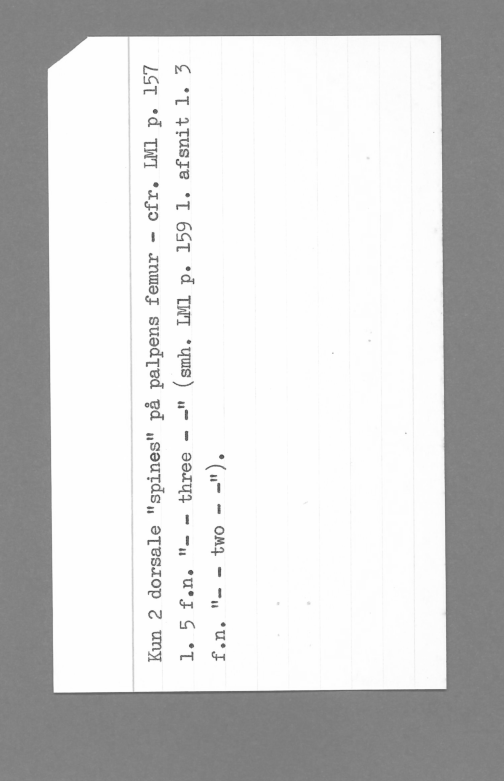
#> input picture week6/textlabel_gray_small.png, 504 x 781 px
$ python 2.py
#> lines starting #> are read from the running program, lines starting #| are printed output that depends on the picture
import numpy as np
import matplotlib.pyplot as plt
from skimage import io, filters, transform

image = io.imread("textlabel_gray_small.png", as_gray=True)
#> image is the input picture: shape (781, 504); min 72, max 255, mean 208.7

def harris_corner(image, sigma=1.5, alpha=0.04):

#> called with sigma = 1.5, alpha = 0.04
    Ix = filters.sobel_v(image)
    Iy = filters.sobel_h(image)


    Lxx = Ix**2
    Lyy = Iy**2
    Lxy = Ix * Iy
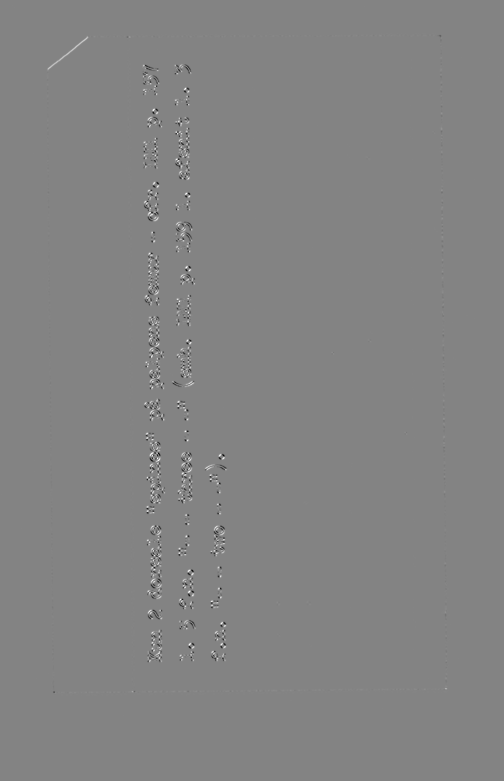
#> Lxy: shape (781, 504) float64; min -0.232, max 0.217, mean 3.15e-05; drawn with min black and max white


    Lxx = filters.gaussian(Lxx, sigma=sigma)
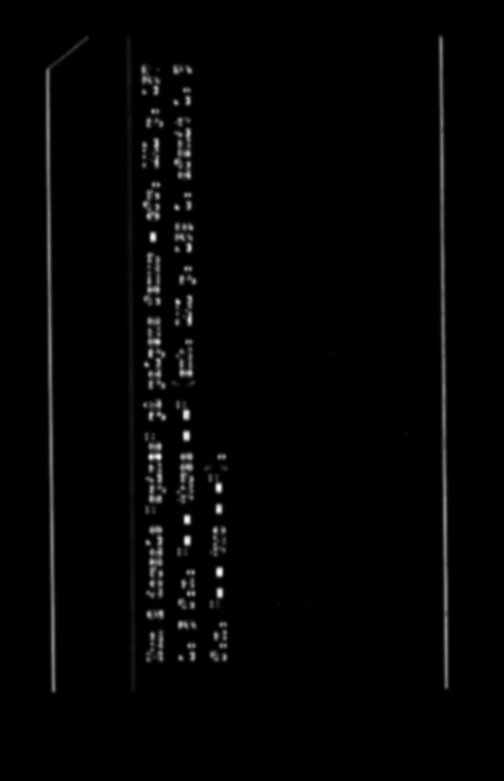
#> Lxx: shape (781, 504) float64; min 0, max 0.205, mean 0.00349; drawn with min black and max white
    Lyy = filters.gaussian(Lyy, sigma=sigma)
    Lxy = filters.gaussian(Lxy, sigma=sigma)


    det_A = (Lxx * Lyy) - (Lxy ** 2)
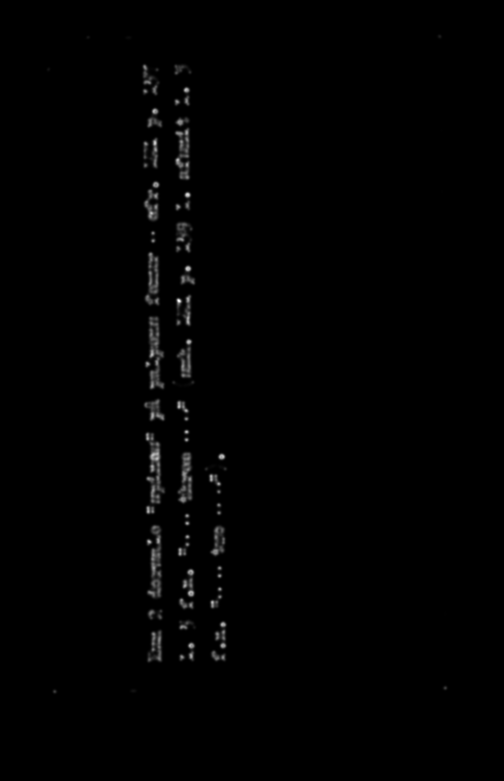
#> det_A: shape (781, 504) float64; min -1.84e-40, max 0.012, mean 8.36e-05; drawn with min black and max white
    trace_A = Lxx + Lyy
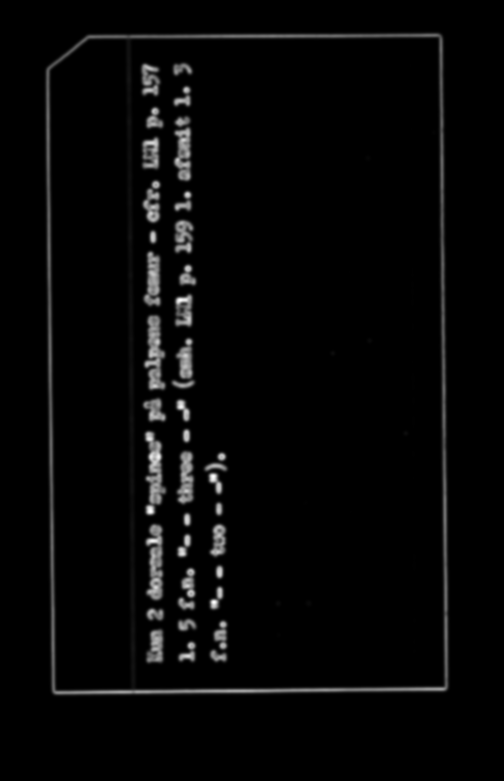
#> trace_A: shape (781, 504) float64; min 0, max 0.247, mean 0.00672; drawn with min black and max white
    R = det_A - alpha * (trace_A ** 2)
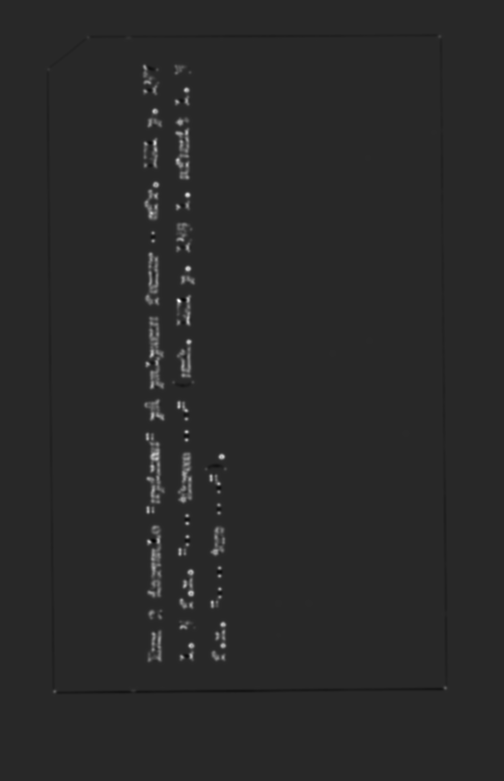
#> R: shape (781, 504) float64; min -0.0019, max 0.0099, mean 5.58e-05; drawn with min black and max white

    return R

R = harris_corner(image)

threshold = 0.01 * R.max()
#> threshold = 9.9e-05
corners = np.argwhere(R > threshold)
#> corners = 13617 pairs, first value 34 to 694, second value 47 to 447

def find_edge_corners(corners):
    sorted_corners = sorted(corners, key=lambda x: x[1])
#> sorted_corners has the same summary as corners outside find_edge_corners
    left = sorted_corners[:int(len(corners)*0.05)]
#> left = 680 pairs, first value 35 to 694, second value 47 to 147
    right = sorted_corners[-int(len(corners)*0.05):]
#> right = 680 pairs, first value 34 to 690, second value 219 to 447

    top_left = min(left, key=lambda x: x[0])
#> top_left = [35, 87]
    bottom_left = max(left, key=lambda x: x[0])
#> bottom_left = [694, 54]
    top_right = min(right, key=lambda x: x[0])
#> top_right = [34, 439]
    bottom_right = max(right, key=lambda x: x[0])
#> bottom_right = [690, 445]
    return np.array([top_left, bottom_left, top_right, bottom_right])

edge_corners = find_edge_corners(corners)
#> edge_corners = [[35, 87], [694, 54], [34, 439], [690, 445]]

def compute_rotation_angle(corners):
    top_left, bottom_left, top_right, bottom_right = corners
#> top_left = [35, 87]; bottom_left = [694, 54]; top_right = [34, 439]; bottom_right = [690, 445]
    angle_left = np.arctan2(bottom_left[0] - top_left[0], bottom_left[1] - top_left[1]) * 180 / np.pi
#> angle_left = 92.87
    angle_right = np.arctan2(bottom_right[0] - top_right[0], bottom_right[1] - top_right[1]) * 180 / np.pi
#> angle_right = 89.48
    angle_top = np.arctan2(top_left[0] - top_right[0], top_left[1] - top_right[1]) * 180 / np.pi
#> angle_top = 179.8
    angle_bottom = np.arctan2(bottom_left[0] - bottom_right[0], bottom_right[1] - bottom_left[1]) * 180 / np.pi
#> angle_bottom = 0.586

    angle = (angle_left + angle_right + angle_top + angle_bottom) / 4
#> angle = 90.69
    return angle

rotated_image = transform.rotate(image, -compute_rotation_angle(edge_corners), resize=True)
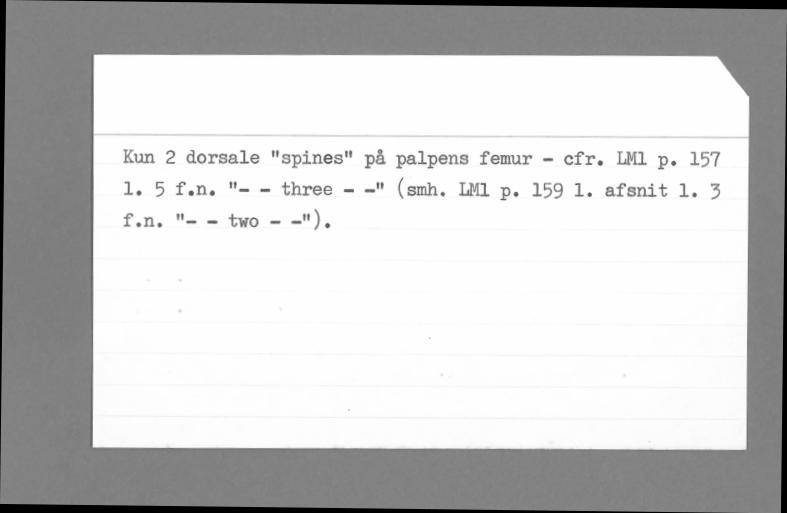
#> rotated_image: shape (513, 787) float64; min 0, max 1, mean 0.798


fig, axes = plt.subplots(1, 3, figsize=(15, 5))
axes[0].imshow(image, cmap="gray")
axes[0].scatter(corners[:, 1], corners[:, 0], c='red', s=10)
axes[0].set_title("All Detected Corners")
axes[1].imshow(image, cmap="gray")
axes[1].scatter(edge_corners[:, 1], edge_corners[:, 0], c='red', s=10)
axes[1].set_title("Detected Edge Corners")
axes[2].imshow(rotated_image, cmap="gray")
axes[2].set_title(f"Rotated Image ({-compute_rotation_angle(edge_corners):.2f}°)")
axes[2].axis("off")

plt.tight_layout()
plt.show()
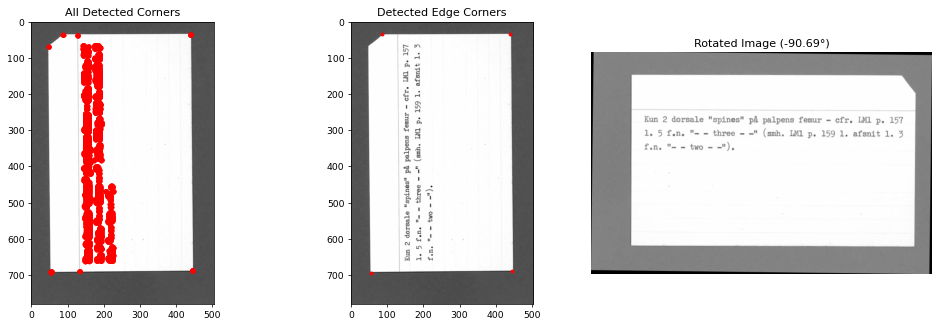
#> figure drawn by matplotlib, 3 panels
